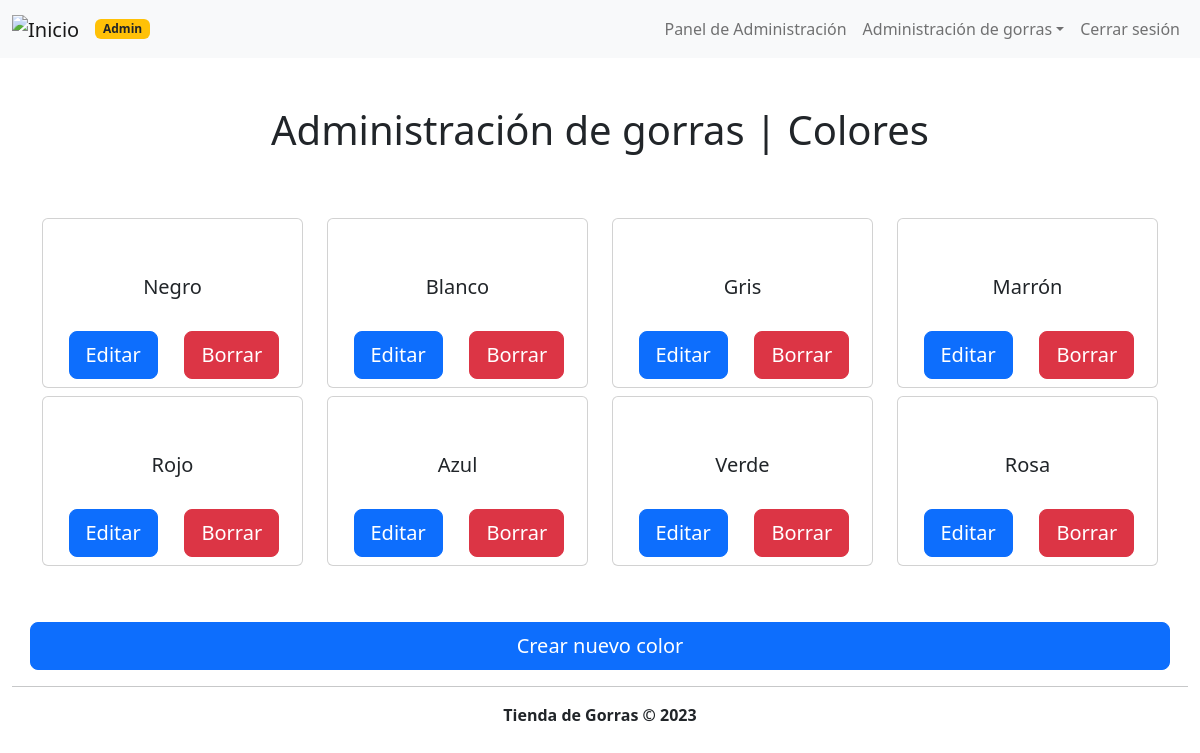
Before: /admin/index.php?sec=admin_colores (signed in) with the older database file.
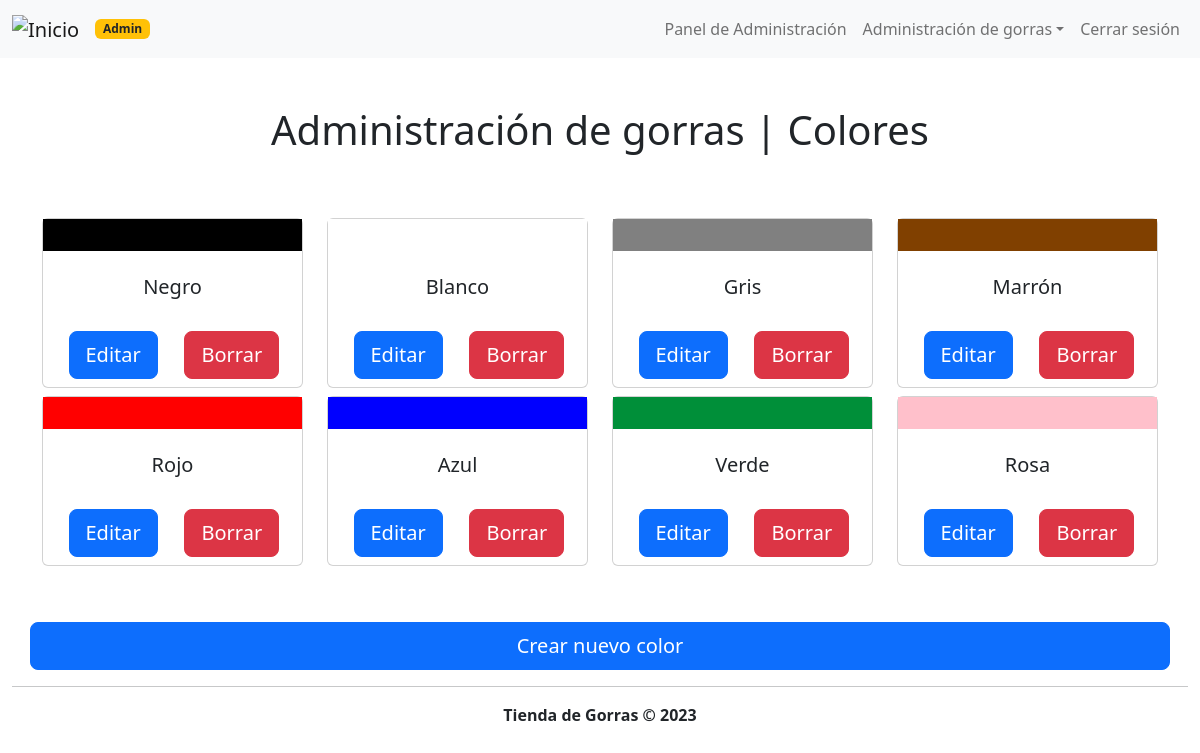
After: the same page with the newer database file.
### tables this page shows
CREATE TABLE `colores` (
  `id` int(10) UNSIGNED NOT NULL,
  `nombre` varchar(256) NOT NULL,
  `codigo_hexadecimal` varchar(256) NOT NULL
);

### classes/Color.php (called while the page is built, shortened)
<?PHP
class Color
{
    protected $id;
    protected $nombre;
    protected $codigo_hexadecimal;
    public function listar(): array
    {
        $conexion = (new Conexion())->getConexion();
        $query = "SELECT * FROM colores";
        $PDOStatement = $conexion->prepare($query);
        $PDOStatement->setFetchMode(PDO::FETCH_CLASS, self::class);
        $PDOStatement->execute();
        $lista = $PDOStatement->fetchAll();
        return $lista;
    }
    public function getNombre()
    {
        return $this->nombre;
    }
    public function getId()
    {
        return $this->id;
    }
    public function getCodigoHexadecimal()
    {
        return $this->codigo_hexadecimal;
    }
}

### admin/views/admin_colores.php (the view, shortened to what this page needs)
<?php
$miObjetoColor = new Color();
$colores = $miObjetoColor->listar();
?>
<section>
    <div class="container">
        <div class="row">
            <div class="col-12 text-center">
                <h1 class="mt-5 mb-5 display-6 text-center">
                    Administración de gorras | Colores
                </h1>
            </div>
            <?php foreach ($colores as $color) {
            ?>
                <div class="col-12 col-md-3">
                    <div class="card gap-2 mb-2">
                        <div class="p-3" style="background-color: <?= $color->getCodigoHexadecimal() ?>"></div>
                        <div class="card-body">
                            <h2 class="card-title fs-5 text-center">
                                <?= $color->getNombre() ?>
                            </h2>
                        </div>
                        <div class="row mx-auto">
                            <div class="col-6">
                                <a href="index.php?sec=edit_color&id=<?= $color->getId() ?>" class="mb-2 btn btn-primary btn-lg btn-block">
                                    Editar
                                </a>
                            </div>
                            <div class="col-6">
                                <a href="index.php?sec=delete_color&id=<?= $color->getId() ?>" class="mb-2 btn btn-danger btn-lg btn-block">
                                    Borrar
                                </a>
                            </div>
                        </div>
                    </div>
                </div>
            <?php } ?>
            <a href="index.php?sec=add_color" class="mt-5 btn btn-primary btn-lg btn-block">
                Crear nuevo color
            </a>
        </div>
    </div>
</section>

Changed rows visible on the page:
changed colores "Negro": codigo_hexadecimal "000000" → "#000000" (drawn)
changed colores "Blanco": codigo_hexadecimal "FFFFFF" → "#FFFFFF" (drawn)
changed colores "Gris": codigo_hexadecimal "808080" → "#808080" (drawn)
changed colores "Marrón": codigo_hexadecimal "804000" → "#804000" (drawn)
changed colores "Rojo": codigo_hexadecimal "FF0000" → "#FF0000" (drawn)
changed colores "Azul": codigo_hexadecimal "0000FF" → "#0000FF" (drawn)
changed colores "Verde": codigo_hexadecimal "008F39" → "#008F39" (drawn)
changed colores "Rosa": codigo_hexadecimal "FFC0CB" → "#FFC0CB" (drawn)
